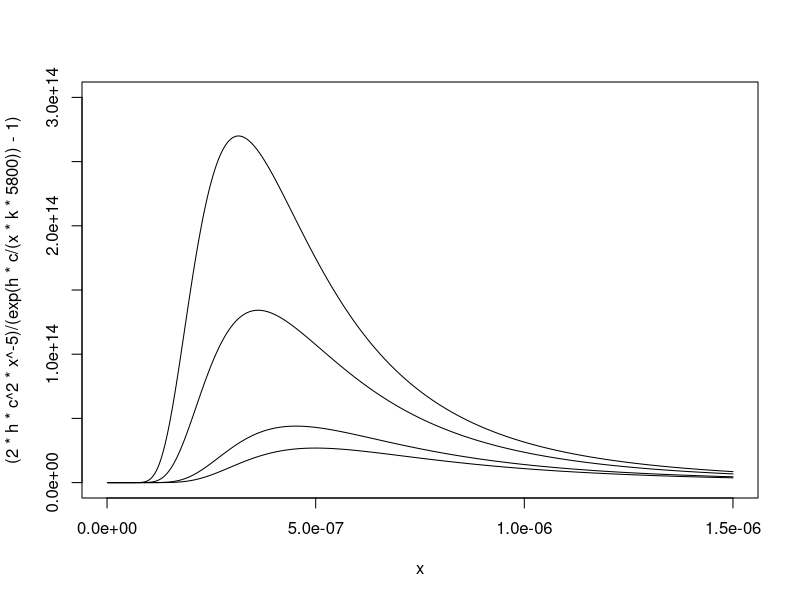

Write R code to recreate this figure. (Note: this script raises an error after producing the figure.)
### Radiation from the stars - blackbody radiation (calculus Chapter 11 applied project)

# A blackbody is a system that absorbs all the radiation that falls on it. For instance, a 
# black surface or a large cavity with a small hole (like a blast furnace) is a blackbody
# and emits blackbody radiation. For some reason, the radiation emitted by the sun approximates
# blackbody radiation. 

# The Rayleigh-Jeans Law, proposed in the late 19th century, expresses the energy density of 
# blackbody of wavelength lambda as:

#    f(lambda) = 8*pi*k*T/lambda^4

# lambda is measured in meters, T in kelvins, and k is Boltzmann's constant. R-Jeans agrees
# with empirical data at long wavelengths but disagrees drastically for short wavelengths.
# The Law predicts that energy density, f(lambda), goes to infinity as lambda goes to zero, but
# observation shows that f(lambda) goes to zero. This discrepancy between R-Jeans and empirical
# fact is known as the ultraviolet catastrophe. 

# In 1900 Max Planck found a better model (known as Planck's Law) for blackbody radiation:

#     f(lambda) = (8*pi*h*c*lambda^(-5))/(exp(h*c/lambda*k*T) - 1)
# STEWART DOESN'T EVEN GET THE EQUATION RIGHT. IT'S ((2*h*c^2)/(lambda^5))(1/(exp(hc/kTlambda) - 1))

# Use l'Hospital's Rule to show that as lambda goes to 0, f(lambda) goes to 0 and that as lambda
# goes to infinity f(lambda) also goes to 0.

# Actually, as lambda goes to 0, f(lambda) goes to 1.

# Graph f as given by both laws. Use T = 5800 K (the temperature of the sun). 
h = 6.6262e-34
c = 2.997925e8
k = 1.3807e-23
curve((2*h*c^2*x^-5)/(exp(h*c/(x*k*5800)) - 1), from = 0, to = 1.5e-6, ylim = c(0,3e14), n = 1000)
curve((2*h*c^2*x^-5)/(exp(h*c/(x*k*6400)) - 1), from = 0, to = 1.5e-6, ylim = c(0,3e14), n = 1000, add = TRUE)
curve((2*h*c^2*x^-5)/(exp(h*c/(x*k*8000)) - 1), from = 0, to = 1.5e-6, ylim = c(0,3e14), n = 1000, add = TRUE)
curve((2*h*c^2*x^-5)/(exp(h*c/(x*k*9200)) - 1), from = 0, to = 1.5e-6, ylim = c(0,3e14), n = 1000, add = TRUE)

wavelengths = as.vector(seq(1e-11,1.5e-6, length.out = 100)); wavelengths

full.list = NULL
stuff2 = 0
for (i in 1:100){
  stuff2 = (2*h*(c^2)*wavelengths[i]^-5)/(exp(h*c/(wavelengths[i]*k*5800)) - 1)
  full.list = rbind(full.list, data.frame(stuff2))
}
blackbody = data.frame(wvlength = wavelengths[1:100], full.list)

the.Sun = ggplot(blackbody, aes(wvlength, stuff2)) + geom_point(col = "yellow3", size = .3) # freaking WORKS!!!!!!!!!!
the.Sun

Procyon = NULL
stuff3 = 0
for (i in 1:100){
  stuff3 = (2*h*(c^2)*wavelengths[i]^-5)/(exp(h*c/(wavelengths[i]*k*6400)) - 1)
  Procyon = rbind(Procyon, data.frame(stuff3))
}
blackProcyon = data.frame(wvlength = wavelengths[1:100], Procyon)

Vega = NULL
stuff4 = 0
for (i in 1:100){
  stuff4 = (2*h*(c^2)*wavelengths[i]^-5)/(exp(h*c/(wavelengths[i]*k*8100)) - 1)
  Vega = rbind(Vega, data.frame(stuff4))
}
blackVega = data.frame(wvlength = wavelengths[1:100], Vega)

Sirius = NULL
stuff5 = 0
for (i in 1:100){
  stuff5 = (2*h*(c^2)*wavelengths[i]^-5)/(exp(h*c/(wavelengths[i]*k*9200)) - 1)
  Sirius = rbind(Sirius, data.frame(stuff5))
}
blackSirius = data.frame(wvlength = wavelengths, Sirius)

Betelgeuse = NULL
stuff6 = 0
for (i in 1:100){
  stuff6 = (2*h*(c^2)*wavelengths[i]^-5)/(exp(h*c/(wavelengths[i]*k*3400)) - 1)
  Betelgeuse = rbind(Betelgeuse, data.frame(stuff6))
}
blackBetel = data.frame(wvlength = wavelengths, Betelgeuse)

vl.spectrum = data.frame(x1 = c(4e-7,4.5e-7,4.7e-7,5e-7,5.5e-7,5.8e-7,6.2e-7),
                         x2 = c(4.5e-7,4.7e-7,5e-7,5.5e-7,5.8e-7,6.2e-7,7e-7),
                         y1 = rep(0,7),
                         y2 = rep(2.75e14,7),
                         colors = c("A (purple)","B (blue)","C (aqua)","D (green)","E (yellow)","F (orange)","G (red)"))


########################################################
library(grid)
my_bdy.text = c("The sun","Sirius","Procyon","Vega")
my_bdy.grob = grid.text(my_bdy.text, x=c(.29,.2,.23,.23),y=c(.1,.9,.18,.5), gp=gpar(fontsize=6))

library(ggthemes)
ggplot() + geom_rect(data = vl.spectrum, aes(xmin = x1, xmax = x2, ymin = y1, ymax = y2, fill = colors)) +
  scale_fill_manual(values = alpha(c("purple","blue","turquoise1","green","yellow","orange","red"), .2)) + 
  geom_point(data = blackbody, mapping = aes(wvlength, stuff2), size = .3) + 
  geom_point(data = blackSirius, mapping = aes(wvlength, stuff5), size = .3) +
  geom_point(data = blackProcyon, mapping = aes(wvlength, stuff3), size = .3) +
  geom_point(data = blackVega, mapping = aes(wvlength, stuff4), size = .3) +
  labs(title = "Blackbody radiation of five stars", x = "wavelength (meters)", y = "power density (watts/m^3)") + 
  theme(axis.text.x = element_text(angle = 45)) + 
  scale_x_continuous(breaks = seq(0,1.5e-6,.25e-6)) + 
  scale_y_continuous(breaks = seq(0,2.75e14,.5e14)) + 
  annotation_custom(my_bdy.grob) + theme_bw()
########################################################
library(ggrepel) # for nudge_y and nudge_x

h*c/(.5e-6*k*7000); h*c/.5e-6*k*7000 # NOT THE SAME!!!!!! PUT PARENTHESES AROUND THE DENOMINATOR!

############### OPTIMIZATION: FINDING THE PEAKS OF THE BLACKBODY CURVES
curve(-(x-5)^2 + 10, from = -10, to = 10, ylim = c(-10,10))
abline(h=0,v=0)
practice = function(x) -(x-5)^2 + 10
optimise(practice, interval = c(-10,10), maximum = TRUE)

curve((100*x^-5)/(exp(x^-1) - 1), from = 0, to = 2, ylim = c(0,4000), n = 1000)
one.curve = function(x) (100*x^-5)/(exp(x^-1) - 1) 
optimize(one.curve, interval = c(0,2), maximum = TRUE)
abline(h=2120.144,v=.2014)
points(.2014,2120.144, pch = 21)
#####
curve((x^-5)/(exp(x^-1) - 1), from = 0, to = 2, ylim = c(0,40), n = 1000)
one.a.curve = function(x) (x^-5)/(exp(x^-1) - 1) 
optimize(one.a.curve, interval = c(0,2), maximum = TRUE)
points(.201395,21.2014, pch = 20) # WORKS

curve((.000001*x^-5)/(exp(.0001*x^-1) - 1), from = 0, to = .0001, ylim = c(0,2.2e15), n = 1000)
one.b.curve = function(x) (.000001*x^-5)/(exp(.0001*x^-1) - 1) 
optimize(one.b.curve, interval = c(0,.0001), maximum = TRUE)
points(3.81966e-05,9.677735e14, pch = 20)
optim(c(0,.0001), one.b.curve) # THIS IS WHERE IT BREAKS DOWN. REMOVE ONE ZERO IN EACH 
# OF THE RELEVANT FIELDS, AND IT SUDDENLY WORKS (ACTUALLY, ONLY SORT OF. IT'S LIKE IT'S
# A GRADUAL FAILURE OR SOMETHING.)

uno = 2*h*c^2
dos = h*c/(k*5800)
curve((uno*x^-5)/(exp(dos*x^-1) - 1), from = 0, to = 4e-6, ylim = c(0,4e13), n=1000)
two.curve = function(x) (uno*x^-5)/(exp(dos*x^-1) - 1)
optimise(two.curve, interval = c(0,.001), maximum = TRUE) # doesn't work

###

187500*60*60*24*365 # 5.9 trillion miles = 1 light year

############################### SEA LEVEL RISE ############################

rise = 0
b = 0
for (i in 1:100){
  rise[i] = b + .084
  b = rise[i]
  print(c(i,b))
} # WORKS

sea.rise = 0
s.r.sum = 0
for (i in 1:100){
  sea.rise[i] = i*.084
  s.r.sum[i] = sum(sea.rise)
}
sea.rise
s.r.sum # 424.2
plot(sea.rise)
sea.func = function(x) x*.084
integrate(sea.func, lower = 0, upper = 100) # 420 - Is this just a coincidence?

curve((.084*x^2)/2, from = 0, to = 800)

sea.r.500 = 0
s.r.500.sum = 0
for (i in 1:500){
  sea.r.500[i] = i*.084
  s.r.500.sum[i] = sum(sea.r.500)
}
sea.r.500
s.r.500.sum
length(sea.r.500)
dfrm = data.frame(rate = sea.r.500, level = s.r.500.sum, no.acclrtn = (1:500)*20, nums = 1:500)

ggplot(dfrm, aes(x = nums)) + 
  geom_line(aes(y = dfrm$level), col = "red") + 
  geom_line(aes(y = dfrm$no.acclrtn), col = "green")

# 305 mm per foot. 1 foot of sea level rise in 100 years means ~3 mm per year:
305/100
curve(3*x + .084*x^2, from = 0, to = 107)
base.rate = 0
for (i in 1:107){
  base.rate[i] = 3*i
}


rise2 = 0
for (i in 1:10){
  rise2 = 3*(i + .084) # WRONG
  print(rise2)
}

rise3 = 0
for (i in 1:10){
  rise3 = (3 + .084)*i # ALSO WRONG
  print(rise3)
}

rise4 = 3
rise4.sum
for (i in 1:10){
  rise4[i] = rise4 + .084
  rise4.sum[i] = sum(rise4) # NOT EVEN THIS FREAKING WORKS!
}
rise4
rise4.sum

# BUT THIS DOES WORK FOR THE FIRST STEP:
rise5 = 3
for (i in 1:10){
  rise5 = rise5 + .084
  print(rise5)
}

library(stringr)
mystring = "3.084
3.168
3.252
3.336
3.42
3.504
3.588
3.672
3.756
3.84"
mystring = unlist(strsplit(mystring, "/n"))
mystring
length(mystring)
mystring = str_replace_all(mystring, "\n",",")
mystring
mystring = as.numeric(unlist(strsplit(mystring, ",")))
mystring
length(mystring)
sum(mystring) # I CAN'T BELIEVE SOMETHING THIS SIMPLE TOOK ME THIS LONG TO FIGURE OUT!!!!!!
# BUT AT LEAST IT FREAKING WORKS NOW!!!!!!!!!!!

# NOW FOR THE FULL 107 YEARS (FROM 1993 TO 2100):
rise6 = 3
for (i in 1:107){
  rise6 = rise6 + .084
  print(rise6)
}

mystring2 = "[1] 3.084
[1] 3.168
[1] 3.252
[1] 3.336
[1] 3.42
[1] 3.504
[1] 3.588
[1] 3.672
[1] 3.756
[1] 3.84
[1] 3.924
[1] 4.008
[1] 4.092
[1] 4.176
[1] 4.26
[1] 4.344
[1] 4.428
[1] 4.512
[1] 4.596
[1] 4.68
[1] 4.764
[1] 4.848
[1] 4.932
[1] 5.016
[1] 5.1
[1] 5.184
[1] 5.268
[1] 5.352
[1] 5.436
[1] 5.52
[1] 5.604
[1] 5.688
[1] 5.772
[1] 5.856
[1] 5.94
[1] 6.024
[1] 6.108
[1] 6.192
[1] 6.276
[1] 6.36
[1] 6.444
[1] 6.528
[1] 6.612
[1] 6.696
[1] 6.78
[1] 6.864
[1] 6.948
[1] 7.032
[1] 7.116
[1] 7.2
[1] 7.284
[1] 7.368
[1] 7.452
[1] 7.536
[1] 7.62
[1] 7.704
[1] 7.788
[1] 7.872
[1] 7.956
[1] 8.04
[1] 8.124
[1] 8.208
[1] 8.292
[1] 8.376
[1] 8.46
[1] 8.544
[1] 8.628
[1] 8.712
[1] 8.796
[1] 8.88
[1] 8.964
[1] 9.048
[1] 9.132
[1] 9.216
[1] 9.3
[1] 9.384
[1] 9.468
[1] 9.552
[1] 9.636
[1] 9.72
[1] 9.804
[1] 9.888
[1] 9.972
[1] 10.056
[1] 10.14
[1] 10.224
[1] 10.308
[1] 10.392
[1] 10.476
[1] 10.56
[1] 10.644
[1] 10.728
[1] 10.812
[1] 10.896
[1] 10.98
[1] 11.064
[1] 11.148
[1] 11.232
[1] 11.316
[1] 11.4
[1] 11.484
[1] 11.568
[1] 11.652
[1] 11.736
[1] 11.82
[1] 11.904
[1] 11.988"
mystring2 = unlist(strsplit(mystring2, "\n"))
mystring2
length(mystring2) # for some reason this actually says it's 107 elements long. Odd. 
my.frame2 = data.frame(col1 = 1:107, col2 = mystring2)
class(my.frame2$col2)
my.frame2$col2 = as.character(my.frame2$col2)
my.frame2$col2 = gsub("\\[","",my.frame2$col2)# HOLY SHIZ I FIGURED THIS OUT! I REMOVED A '[' !!!!!!!!!!
my.frame2$col2 = gsub("]","",my.frame2$col2) 
my.frame2$col2 = gsub("1 ","",my.frame2$col2)
my.frame2$col2 = as.numeric(my.frame2$col2)
sum(my.frame2$col2)
# NOW THIS IS HOW YOU GET THE GROWING SUM, YEAR BY YEAR (SHOWING US THE ACTUAL RISING SEA LEVEL):
for (i in 1:107){
  sum.it = sum(my.frame2$col2[1:i])
  print(sum.it)
}

m.string = "[1] 3.084
[1] 6.252
[1] 9.504
[1] 12.84
[1] 16.26
[1] 19.764
[1] 23.352
[1] 27.024
[1] 30.78
[1] 34.62
[1] 38.544
[1] 42.552
[1] 46.644
[1] 50.82
[1] 55.08
[1] 59.424
[1] 63.852
[1] 68.364
[1] 72.96
[1] 77.64
[1] 82.404
[1] 87.252
[1] 92.184
[1] 97.2
[1] 102.3
[1] 107.484
[1] 112.752
[1] 118.104
[1] 123.54
[1] 129.06
[1] 134.664
[1] 140.352
[1] 146.124
[1] 151.98
[1] 157.92
[1] 163.944
[1] 170.052
[1] 176.244
[1] 182.52
[1] 188.88
[1] 195.324
[1] 201.852
[1] 208.464
[1] 215.16
[1] 221.94
[1] 228.804
[1] 235.752
[1] 242.784
[1] 249.9
[1] 257.1
[1] 264.384
[1] 271.752
[1] 279.204
[1] 286.74
[1] 294.36
[1] 302.064
[1] 309.852
[1] 317.724
[1] 325.68
[1] 333.72
[1] 341.844
[1] 350.052
[1] 358.344
[1] 366.72
[1] 375.18
[1] 383.724
[1] 392.352
[1] 401.064
[1] 409.86
[1] 418.74
[1] 427.704
[1] 436.752
[1] 445.884
[1] 455.1
[1] 464.4
[1] 473.784
[1] 483.252
[1] 492.804
[1] 502.44
[1] 512.16
[1] 521.964
[1] 531.852
[1] 541.824
[1] 551.88
[1] 562.02
[1] 572.244
[1] 582.552
[1] 592.944
[1] 603.42
[1] 613.98
[1] 624.624
[1] 635.352
[1] 646.164
[1] 657.06
[1] 668.04
[1] 679.104
[1] 690.252
[1] 701.484
[1] 712.8
[1] 724.2
[1] 735.684
[1] 747.252
[1] 758.904
[1] 770.64
[1] 782.46
[1] 794.364
[1] 806.352"
m.string = unlist(strsplit(m.string, "\n"))
length(m.string)
my.frame2$col3 = m.string
class(my.frame2$col3)
my.frame2$col3 = gsub("\\[","",my.frame2$col3)
my.frame2$col3 = gsub("1]","",my.frame2$col3) # ALSO WORKS
my.frame2$col3 = as.numeric(my.frame2$col3)
my.frame2$col4 = seq(3,3*107,3)
my.frame2$col5 = seq(1993, 2099, 1)

ggplot(my.frame2, aes(x = col1)) + 
  geom_line(aes(y = my.frame2$col3), col = "red") + 
  geom_line(aes(y = my.frame2$col4), col = "green")

806/305 # sea level will rise 2.64 feet 
321/305 # sea level would rise only 1 foot



